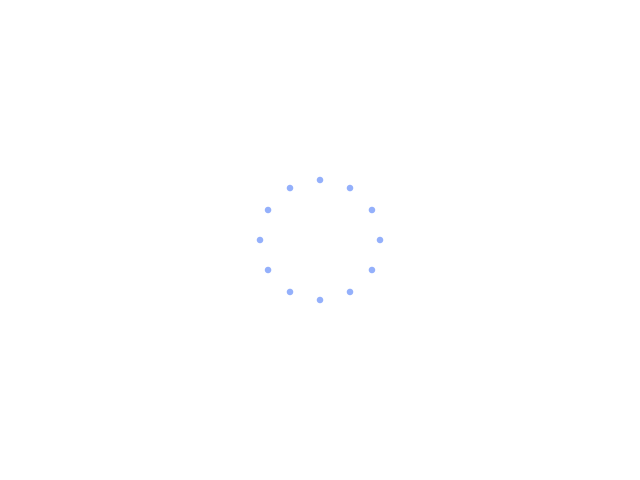
Frame 1 (no input)
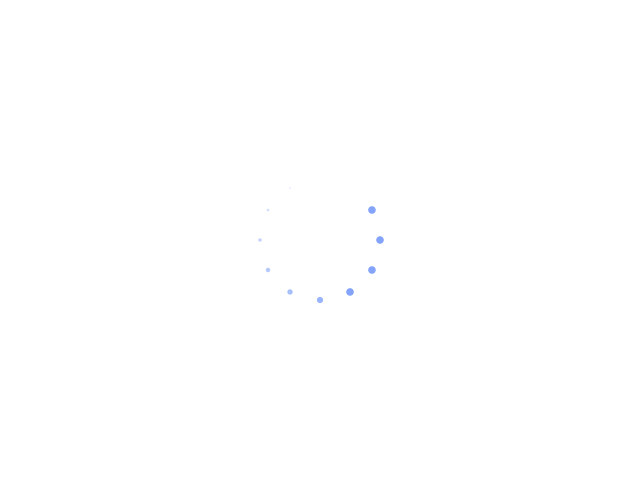
Frame 60 (the mouse pressed at the canvas centre just before this capture)
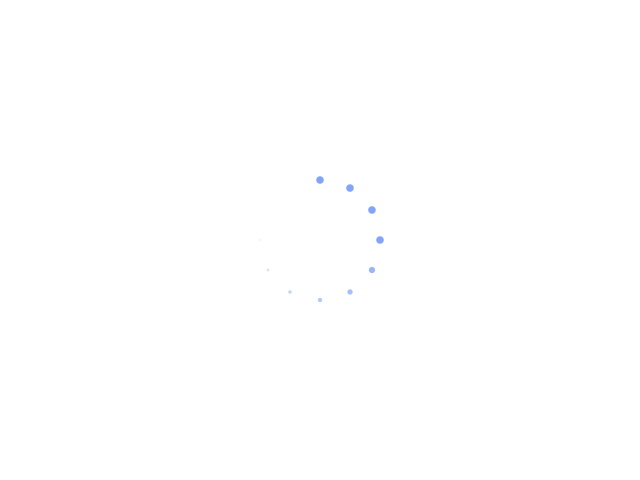
Frame 120 (the mouse held since frame 60 and released just before this capture)

The Processing sketch that drew these frames (run headless with seeded random() and noise(); from frame 60 on, the mouse is pressed at the canvas centre):

// Processing sketch: sketch_first_trial
// ── sketch_first_trial.pde
int num = 12;//丸の数
 
 int c[] = new int[num];//各丸の色（グレースケール）
 
 int cnt=0;
 int dark_i=0;//一番暗い色の丸は何番か？
 
 
 void setup() {
   
   size(640, 480);
   noStroke();
   smooth();
   
   for (int i = 0; i < num; i++) {
     c[i] = 220;
   }
   
 }
 
 void draw() {
   
   cnt ++;  //１ループ毎にカウンとアップ
   if(cnt>=6){  //６ループ進む毎に
     dark_i ++;  //一番庫色の濃い丸をとなりに切替える
     if(dark_i>=num){
       dark_i =0;
     }
     
     for (int i = 0; i < num; i++) {
       if(i==dark_i){
         c[i] = 0;//色を一番濃く
       }
       else{
          c[i] = c[i] + 30;//色を段々薄く
          if(c[i]>=220){
            c[i] = 255;
          }
       }
     }
     
     cnt=0;
   }
   
   background(255);
   
   pushMatrix();
   
    translate(width/2,height/2);
    
    for (int i = 0; i < num; i++) {
 
      float x = 60 *cos(PI*2/num *i);
      float y = 60 *sin(PI*2/num *i);
      
      fill(131,164,250,c[i]);
      ellipse(x,y,0.03*c[i],0.03*c[i]);
    }
   
   popMatrix();
   
 }
